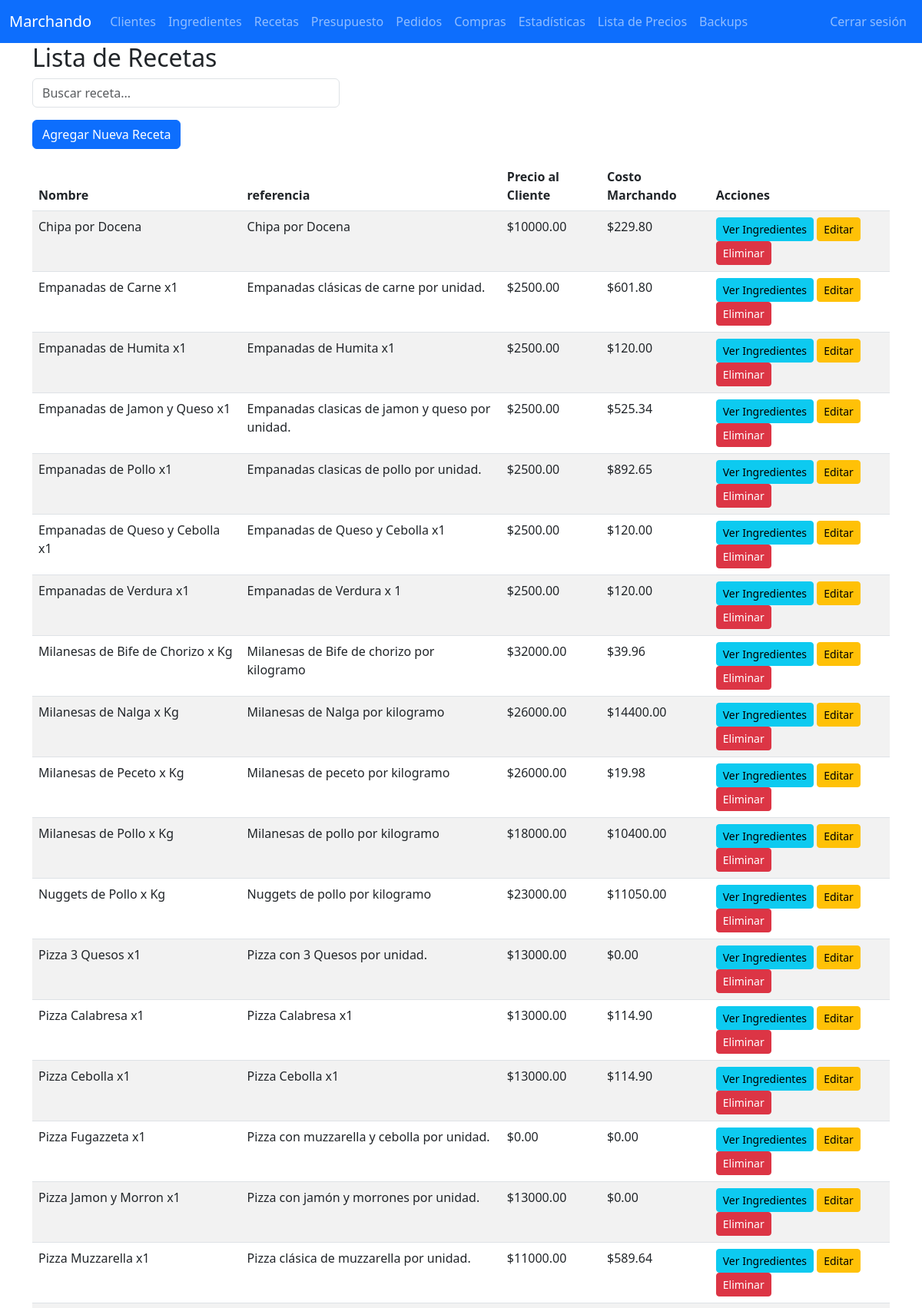
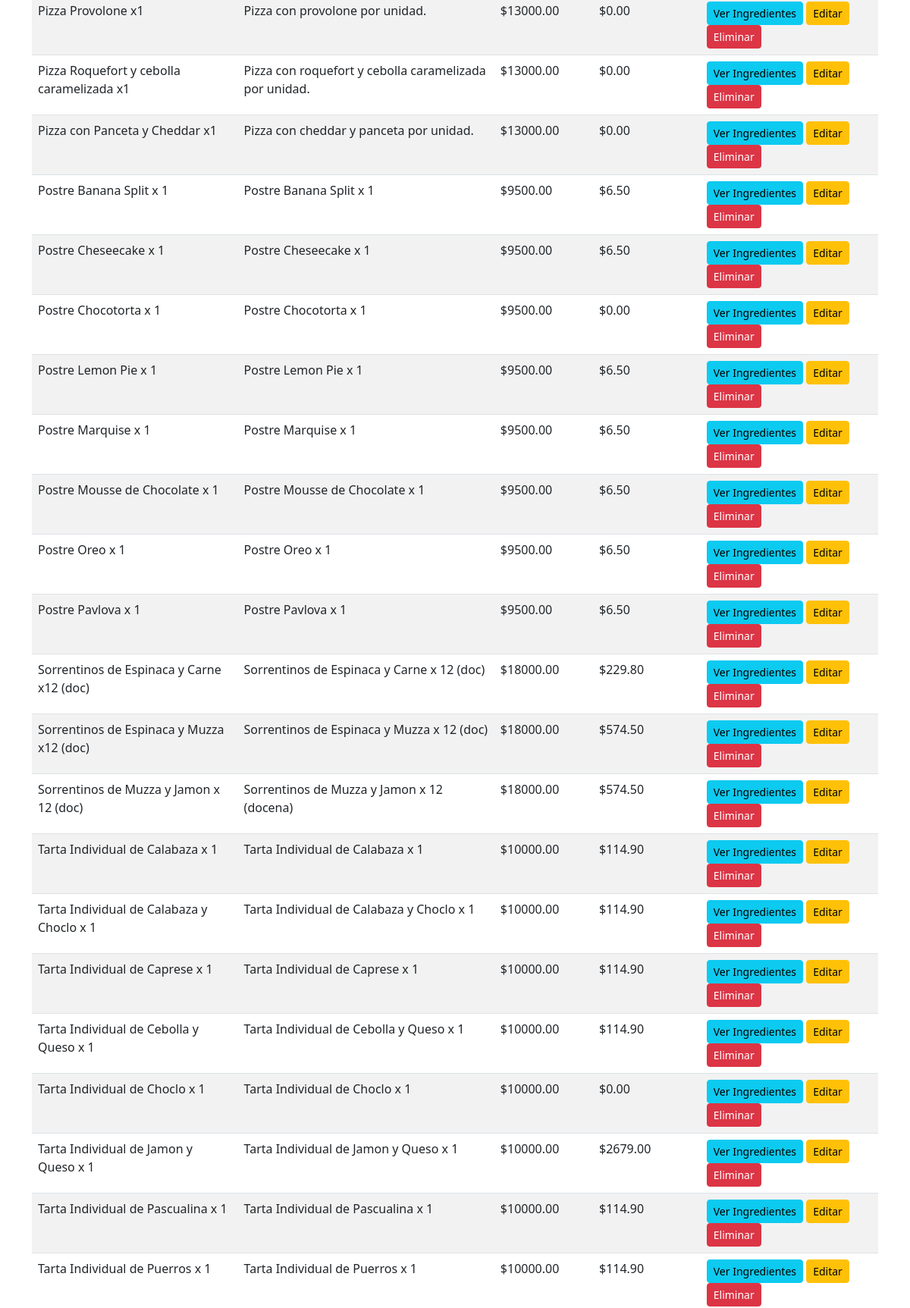
The app's page /recetas (signed in, upper part) with its own data (2 pictures, top to bottom).
### tables this page shows
CREATE TABLE recetas (
    id INTEGER PRIMARY KEY AUTOINCREMENT,
    nombre TEXT NOT NULL,
    referencia TEXT,
    UNIQUE(nombre)
);

### app.py (the view)
@app.route('/recetas')
@login_required
def ver_recetas():
    with get_conn() as conn:
        recetas = conn.execute('''
            SELECT r.*,
                   COALESCE(SUM(ri.cantidad * i.costo_unitario), 0) AS valor_total,
                   COALESCE(lp.precio_cliente, 0) AS precio_cliente
            FROM recetas r
            LEFT JOIN receta_ingredientes ri ON r.id = ri.receta_id
            LEFT JOIN ingredientes i ON ri.ingrediente_id = i.id
            LEFT JOIN lista_precios lp ON r.id = lp.receta_id
            GROUP BY r.id
            ORDER BY r.nombre
        ''').fetchall()
    return render_template('modificar_recetas.html', recetas=recetas)

### app.py (called while the page is built)
def login_required(f):
    @wraps(f)
    def decorated_function(*args, **kwargs):
        if not session.get('logged_in'): # PRUEBAS LOCALES
            return redirect(url_for('login', next=request.path))
        return f(*args, **kwargs)
    return decorated_function

def get_conn():
    conn = sqlite3.connect(DB_NAME)
    conn.row_factory = sqlite3.Row
    return conn

### templates/modificar_recetas.html (shortened to what this page needs)
{% extends "base.html" %}
{% block content %}
<h2>Lista de Recetas</h2>
<div class="mb-3">
  <input id="searchInput" type="search" class="form-control" placeholder="Buscar receta..." onkeyup="filterTable()" style="max-width: 400px" />
</div>
<a href="{{ url_for('nueva_receta') }}" class="btn btn-primary mb-3">Agregar Nueva Receta</a>
<table class="table table-striped table-hover" id="recetasTable">
  <thead>
    <tr>
      <th>Nombre</th>
      <th>referencia</th>
      <th>Precio al Cliente</th>
      <th>Costo Marchando</th>
      <th>Acciones</th>
    </tr>
  </thead>
  <tbody>
  {% for r in recetas %}
    <tr>
      <td>{{ r.nombre }}</td>
      <td>{{ r.referencia or '' }}</td>
      <td>${{ "%.2f"|format(r.precio_cliente or 0) }}</td>
      <td>${{ "%.2f"|format(r.valor_total or 0) }}</td>
      <td>
        <a href="{{ url_for('ver_receta', receta_id=r.id) }}" class="btn btn-sm btn-info">Ver Ingredientes</a>
        <a href="{{ url_for('modificar_receta', id=r.id) }}" class="btn btn-sm btn-warning">Editar</a>
        <a href="{{ url_for('eliminar_receta', id=r.id) }}" class="btn btn-sm btn-danger" onclick="return confirm('¿Seguro que deseas eliminar esta receta?');">Eliminar</a>
      </td>
    </tr>
  {% endfor %}
  </tbody>
</table>
{% endblock %}

### templates/base.html (style rules this page uses)
body { padding-top: 56px; }

### records on screen
recetas: nombre "Chipa por Docena", referencia "Chipa por Docena", precio_cliente "10000.00", valor_total "229.80"
recetas: nombre "Empanadas de Carne x1", referencia "Empanadas clásicas de carne por unidad.", precio_cliente "2500.00", valor_total "601.80"
recetas: nombre "Empanadas de Humita x1", referencia "Empanadas de Humita x1", precio_cliente "2500.00", valor_total "120.00"
recetas: nombre "Empanadas de Jamon y Queso x1", referencia "Empanadas clasicas de jamon y queso por unidad.", precio_cliente "2500.00", valor_total "525.34"
recetas: nombre "Empanadas de Pollo x1", referencia "Empanadas clasicas de pollo por unidad.", precio_cliente "2500.00", valor_total "892.65"
recetas: nombre "Empanadas de Queso y Cebolla x1", referencia "Empanadas de Queso y Cebolla x1", precio_cliente "2500.00", valor_total "120.00"
recetas: nombre "Empanadas de Verdura x1", referencia "Empanadas de Verdura x 1", precio_cliente "2500.00", valor_total "120.00"
recetas: nombre "Milanesas de Bife de Chorizo x Kg", referencia "Milanesas de Bife de chorizo por kilogramo", precio_cliente "32000.00", valor_total "39.96"
recetas: nombre "Milanesas de Nalga x Kg", referencia "Milanesas de Nalga por kilogramo", precio_cliente "26000.00", valor_total "14400.00"
recetas: nombre "Milanesas de Peceto x Kg", referencia "Milanesas de peceto por kilogramo", precio_cliente "26000.00", valor_total "19.98"
recetas: nombre "Milanesas de Pollo x Kg", referencia "Milanesas de pollo por kilogramo", precio_cliente "18000.00", valor_total "10400.00"
recetas: nombre "Nuggets de Pollo x Kg", referencia "Nuggets de pollo por kilogramo", precio_cliente "23000.00", valor_total "11050.00"
recetas: nombre "Pizza 3 Quesos x1", referencia "Pizza con 3 Quesos por unidad.", precio_cliente "13000.00", valor_total "0.00"
recetas: nombre "Pizza Calabresa x1", referencia "Pizza Calabresa x1", precio_cliente "13000.00", valor_total "114.90"
recetas: nombre "Pizza Cebolla x1", referencia "Pizza Cebolla x1", precio_cliente "13000.00", valor_total "114.90"
recetas: nombre "Pizza Fugazzeta x1", referencia "Pizza con muzzarella y cebolla por unidad.", precio_cliente "0.00", valor_total "0.00"
recetas: nombre "Pizza Jamon y Morron x1", referencia "Pizza con jamón y morrones por unidad.", precio_cliente "13000.00", valor_total "0.00"
recetas: nombre "Pizza Muzzarella x1", referencia "Pizza clásica de muzzarella por unidad.", precio_cliente "11000.00", valor_total "589.64"
recetas: nombre "Pizza Provolone x1", referencia "Pizza con provolone por unidad.", precio_cliente "13000.00", valor_total "0.00"
recetas: nombre "Pizza Roquefort y cebolla caramelizada x1", referencia "Pizza con roquefort y cebolla caramelizada por unidad.", precio_cliente "13000.00", valor_total "0.00"
recetas: nombre "Pizza con Panceta y Cheddar x1", referencia "Pizza con cheddar y panceta por unidad.", precio_cliente "13000.00", valor_total "0.00"
recetas: nombre "Postre Banana Split x 1", referencia "Postre Banana Split x 1", precio_cliente "9500.00", valor_total "6.50"
recetas: nombre "Postre Cheseecake x 1", referencia "Postre Cheseecake x 1", precio_cliente "9500.00", valor_total "6.50"
recetas: nombre "Postre Chocotorta x 1", referencia "Postre Chocotorta x 1", precio_cliente "9500.00", valor_total "0.00"
recetas: nombre "Postre Lemon Pie x 1", referencia "Postre Lemon Pie x 1", precio_cliente "9500.00", valor_total "6.50"
recetas: nombre "Postre Marquise x 1", referencia "Postre Marquise x 1", precio_cliente "9500.00", valor_total "6.50"
recetas: nombre "Postre Mousse de Chocolate x 1", referencia "Postre Mousse de Chocolate x 1", precio_cliente "9500.00", valor_total "6.50"
recetas: nombre "Postre Oreo x 1", referencia "Postre Oreo x 1", precio_cliente "9500.00", valor_total "6.50"
recetas: nombre "Postre Pavlova x 1", referencia "Postre Pavlova x 1", precio_cliente "9500.00", valor_total "6.50"
recetas: nombre "Sorrentinos de Espinaca y Carne x12 (doc)", referencia "Sorrentinos de Espinaca y Carne x 12 (doc)", precio_cliente "18000.00", valor_total "229.80"
recetas: nombre "Sorrentinos de Espinaca y Muzza x12 (doc)", referencia "Sorrentinos de Espinaca y Muzza x 12 (doc)", precio_cliente "18000.00", valor_total "574.50"
recetas: nombre "Sorrentinos de Muzza y Jamon x 12 (doc)", referencia "Sorrentinos de Muzza y Jamon x 12 (docena)", precio_cliente "18000.00", valor_total "574.50"
recetas: nombre "Tarta Individual de Calabaza x 1", referencia "Tarta Individual de Calabaza x 1", precio_cliente "10000.00", valor_total "114.90"
recetas: nombre "Tarta Individual de Calabaza y Choclo x 1", referencia "Tarta Individual de Calabaza y Choclo x 1", precio_cliente "10000.00", valor_total "114.90"
recetas: nombre "Tarta Individual de Caprese x 1", referencia "Tarta Individual de Caprese x 1", precio_cliente "10000.00", valor_total "114.90"
recetas: nombre "Tarta Individual de Cebolla y Queso x 1", referencia "Tarta Individual de Cebolla y Queso x 1", precio_cliente "10000.00", valor_total "114.90"
recetas: nombre "Tarta Individual de Choclo x 1", referencia "Tarta Individual de Choclo x 1", precio_cliente "10000.00", valor_total "0.00"
recetas: nombre "Tarta Individual de Jamon y Queso x 1", referencia "Tarta Individual de Jamon y Queso x 1", precio_cliente "10000.00", valor_total "2679.00"
recetas: nombre "Tarta Individual de Pascualina x 1", referencia "Tarta Individual de Pascualina x 1", precio_cliente "10000.00", valor_total "114.90"
recetas: nombre "Tarta Individual de Puerros x 1", referencia "Tarta Individual de Puerros x 1", precio_cliente "10000.00", valor_total "114.90"
